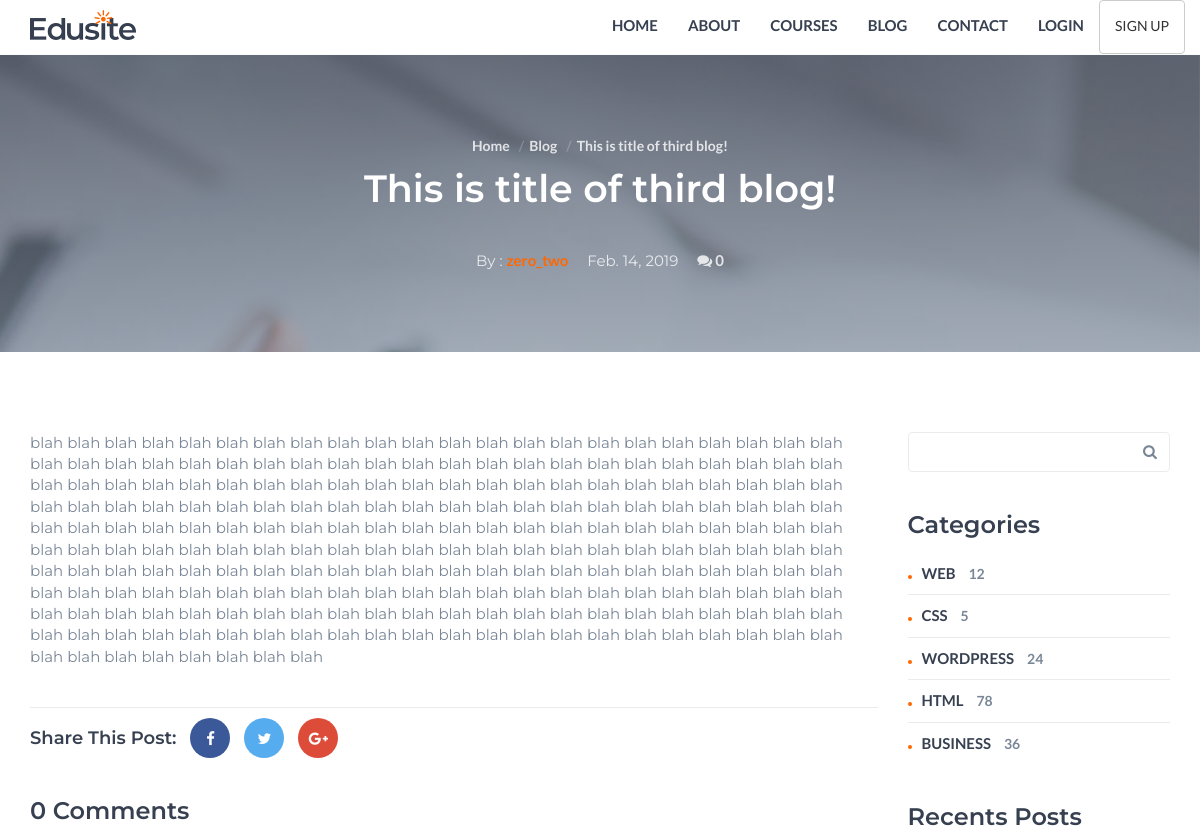
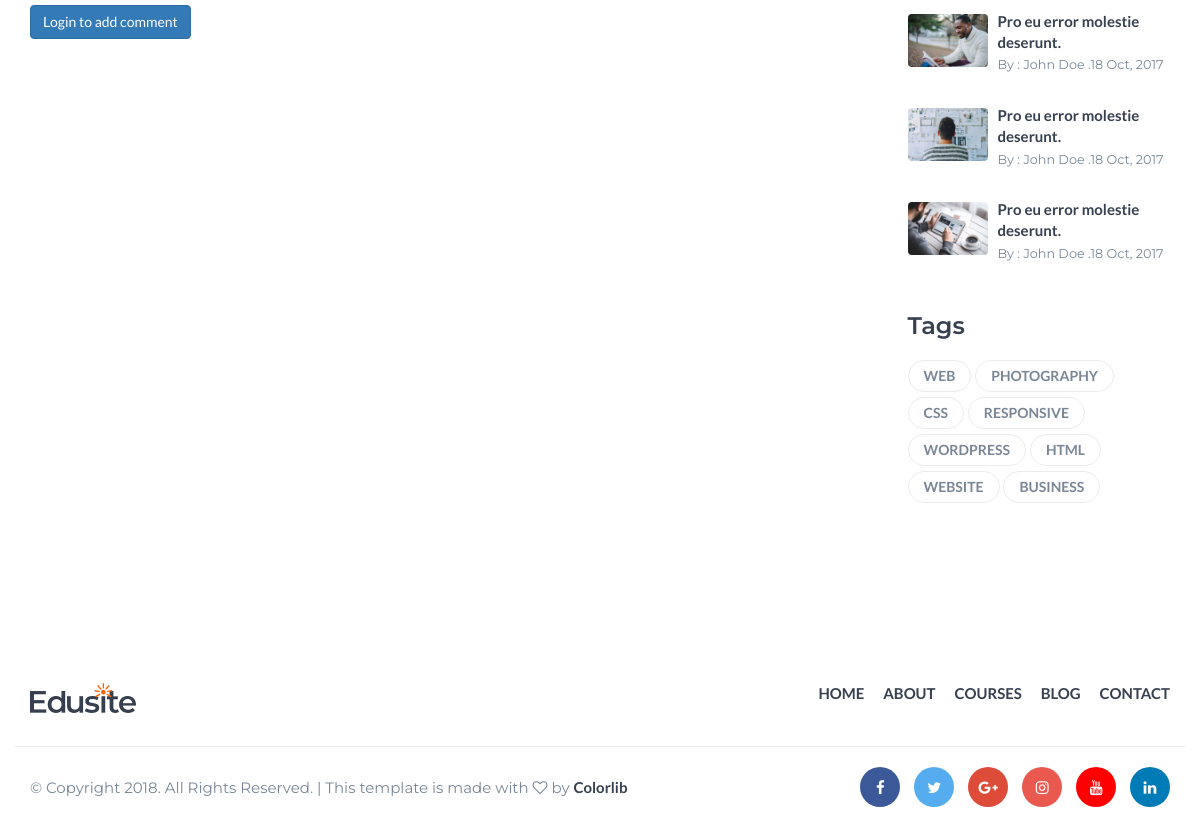
The app's page /blog/4/, older data (2 pictures, top to bottom).
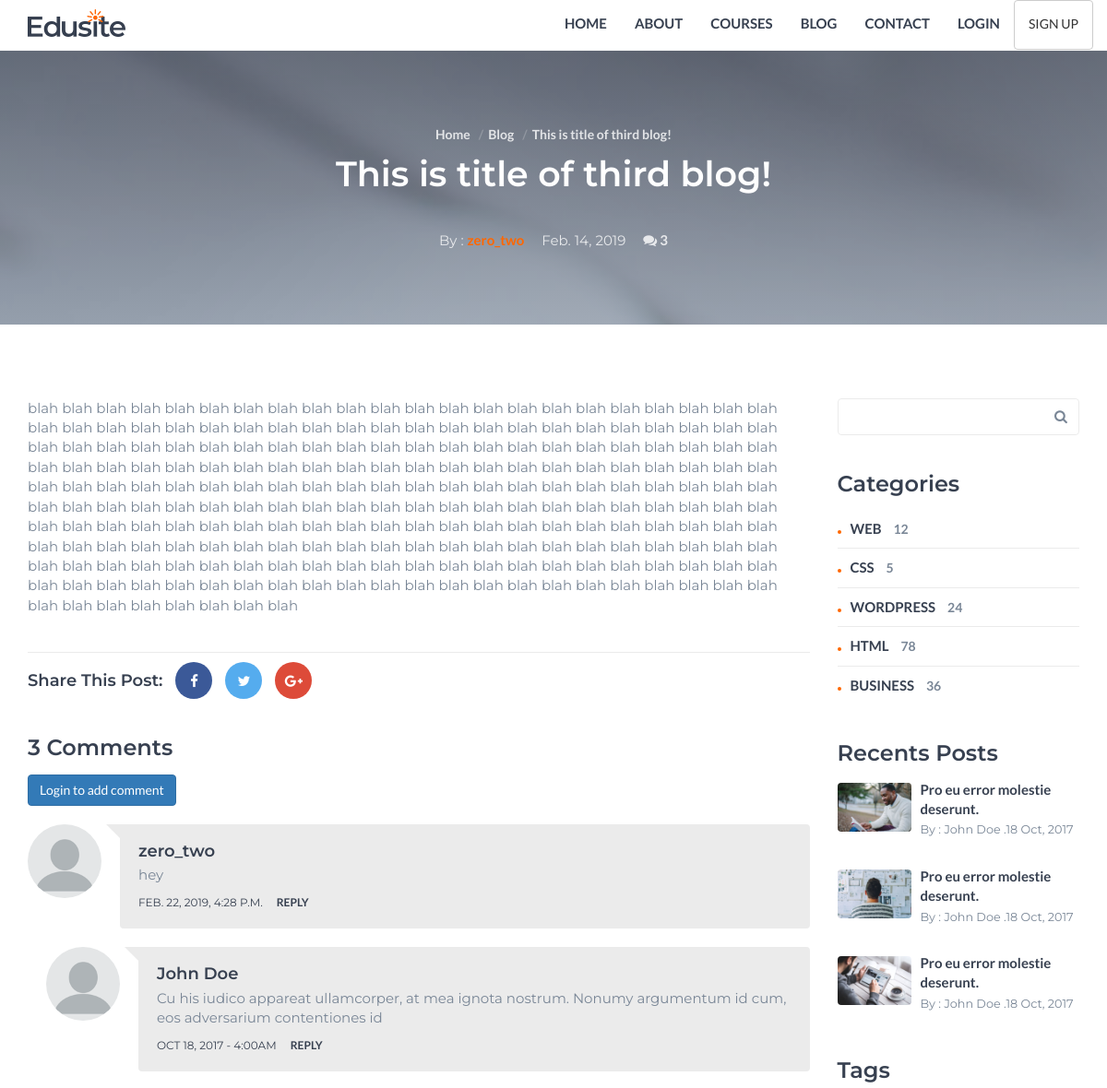
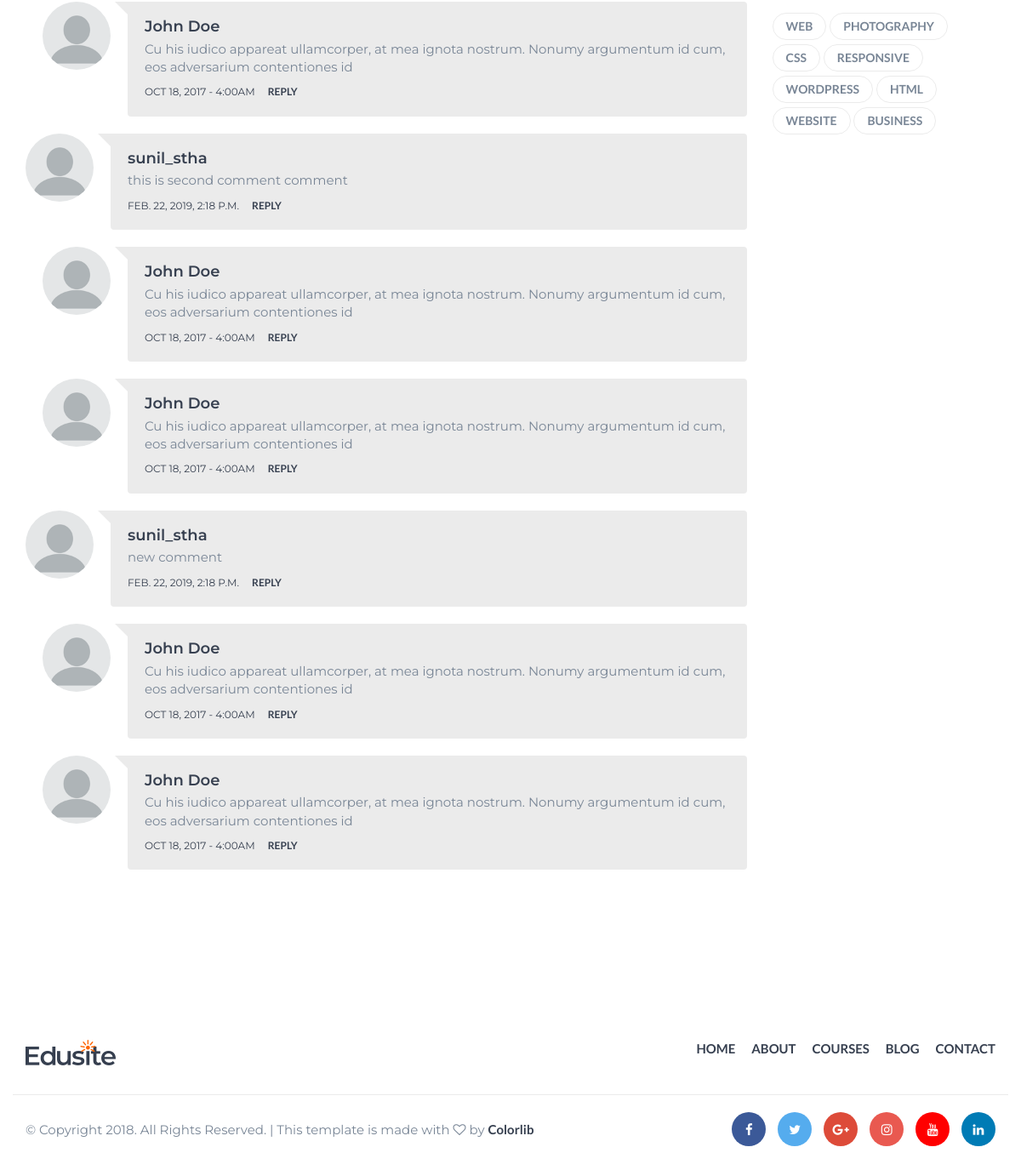
The same page, newer data (2 pictures, top to bottom).
### blog/models.py (models this page shows, shortened)
class Blog(models.Model):
    title = models.CharField(max_length=100)
    description = models.TextField()
    author = models.ForeignKey(BlogAuthor, on_delete=models.SET_NULL, null=True)
    post_date = models.DateField(default=date.today)
    likes = models.IntegerField(default=0)
    class Meta:
        ordering = ['-post_date']

class BlogComment(models.Model):
    description = models.TextField(max_length=1000, help_text="Enter your comment here.")
    author = models.ForeignKey(User, on_delete=models.SET_NULL, null=True)
    post_date = models.DateTimeField(auto_now_add=True)
    blog= models.ForeignKey(Blog, on_delete=models.CASCADE)
    class Meta:
        ordering = ['-post_date']

### blog/views.py (the view)
# urls.py: path('<int:pk>/', views.BlogDetailView.as_view(), name='blog-detail'),
class BlogDetailView(generic.DetailView):
    model = Blog
    context_object_name = 'blog_post'

### blog/models.py (called while the page is built)
    def __str__(self):
        return self.name.username

### blog/templates/blog/blog_detail.html (shortened to what this page needs)
{% extends 'blog/blog_list.html' %}
{% load static %}
{% block heroarea %}
	<div class="hero-area section">
		<div class="bg-image bg-parallax overlay" style="background-image:url({% static 'blog/img/blog-post-background.jpg' %})"></div>
		<div class="container">
			<div class="row">
				<div class="col-md-10 col-md-offset-1 text-center">
					<ul class="hero-area-tree">
						<li><a href="index.html">Home</a></li>
						<li><a href="blog.html">Blog</a></li>
						<li>{{ blog_post.title }}</li>
					</ul>
					<h1 class="white-text">{{ blog_post.title }}</h1>
					<ul class="blog-post-meta">
						<li class="blog-meta-author">By : <a href="#">{{ blog_post.author }}</a></li>
						<li>{{ blog_post.post_date }}</li>
						<li class="blog-meta-comments"><a href="#"><i class="fa fa-comments"></i> {{blog_post.blogcomment_set.count}}</a></li>
					</ul>
				</div>
			</div>
		</div>
	</div>
{% endblock %}
{% block mainblog %}
<div id="main" class="col-md-9">
	<div class="blog-post">
		{{ blog_post.description }}
	</div>
	<div class="blog-share">
		<h4>Share This Post:</h4>
		<a href="#" class="facebook"><i class="fa fa-facebook"></i></a>
		<a href="#" class="twitter"><i class="fa fa-twitter"></i></a>
		<a href="#" class="google-plus"><i class="fa fa-google-plus"></i></a>
	</div>
	<div class="blog-comments">
		<h3>{{ blog_post.blogcomment_set.count }} Comments</h3>
		{% if user.is_authenticated %}
			<a type="button" class="btn btn-primary" href="{% url 'add-comment' pk=blog_post.pk %}">Post Comment</a>
		{% else %}
			<a type="button" class="btn btn-primary" href="{% url 'login' %}">Login to add comment</a>
		{% endif %}
		{% for comment in blog_post.blogcomment_set.all %}
		<div class="media">
			<div class="media-left">
				<img src="{% static 'blog/img/avatar.png' %}" alt="">
			</div>
			<div class="media-body">
				<h4 class="media-heading">{{ comment.author }}</h4>
				<p>{{ comment.description }}</p>
				<div class="date-reply"><span>{{ comment.post_date }}</span><a href="#" class="reply">Reply</a>{% if comment.author == request.user%}<a href="{% url 'delete-comment' comment.id %}" class="comment-delete">Delete</a> {% endif %}</div>
			</div>
			<div class="media">
				<div class="media-left">
					<img src="./img/avatar.png" alt="">
				</div>
				<div class="media-body">
					<h4 class="media-heading">John Doe</h4>
					<p>Cu his iudico appareat ullamcorper, at mea ignota nostrum. Nonumy argumentum id cum, eos adversarium contentiones id</p>
					<div class="date-reply"><span>Oct 18, 2017 - 4:00AM</span><a href="#" class="reply">Reply</a></div>
				</div>
			</div>
			<div class="media">
				<div class="media-left">
					<img src="./img/avatar.png" alt="">
				</div>
				<div class="media-body">
					<h4 class="media-heading">John Doe</h4>
					<p>Cu his iudico appareat ullamcorper, at mea ignota nostrum. Nonumy argumentum id cum, eos adversarium contentiones id</p>
					<div class="date-reply"><span>Oct 18, 2017 - 4:00AM</span><a href="#" class="reply">Reply</a></div>
				</div>
			</div>
		</div>
		{% endfor %}
	</div>
</div>
{% endblock %}

### blog/templates/blog/blog_list.html (shortened to what this page needs)
{% extends 'base.html' %}
{% load static %}
{% block content %}
	{% block heroarea %}{% endblock %}
	{% block blog %}
		<div id="blog" class="section">
			<div class="container">
				<div class="row">
					{% block mainblog %}{% endblock %}
					{% block asideblog %}
						<div id="aside" class="col-md-3">
							<div class="widget search-widget">
								<form>
									<input class="input" type="text" name="search">
									<button><i class="fa fa-search"></i></button>
								</form>
							</div>
							<div class="widget category-widget">
								<h3>Categories</h3>
								<a class="category" href="#">Web <span>12</span></a>
								<a class="category" href="#">Css <span>5</span></a>
								<a class="category" href="#">Wordpress <span>24</span></a>
								<a class="category" href="#">Html <span>78</span></a>
								<a class="category" href="#">Business <span>36</span></a>
							</div>
							<div class="widget posts-widget">
								<h3>Recents Posts</h3>
								<div class="single-post">
									<a class="single-post-img" href="blog-post.html">
										<img src="{% static 'blog/img/post01.jp' %}g" alt="">
									</a>
									<a href="blog-post.html">Pro eu error molestie deserunt.</a>
									<p><small>By : John Doe .18 Oct, 2017</small></p>
								</div>
								<div class="single-post">
									<a class="single-post-img" href="blog-post.html">
										<img src="{% static 'blog/img/post02.jpg' %}" alt="">
									</a>
									<a href="blog-post.html">Pro eu error molestie deserunt.</a>
									<p><small>By : John Doe .18 Oct, 2017</small></p>
								</div>
								<div class="single-post">
									<a class="single-post-img" href="blog-post.html">
										<img src="{% static 'blog/img/post03.jpg' %}" alt="">
									</a>
									<a href="blog-post.html">Pro eu error molestie deserunt.</a>
									<p><small>By : John Doe .18 Oct, 2017</small></p>
								</div>
							</div>
							<div class="widget tags-widget">
								<h3>Tags</h3>
								<a class="tag" href="#">Web</a>
								<a class="tag" href="#">Photography</a>
								<a class="tag" href="#">Css</a>
								<a class="tag" href="#">Responsive</a>
								<a class="tag" href="#">Wordpress</a>
								<a class="tag" href="#">Html</a>
								<a class="tag" href="#">Website</a>
								<a class="tag" href="#">Business</a>
							</div>
						</div>
					{% endblock %}
				</div>
			</div>
		</div>
	{% endblock %}
{% endblock %}

### home/templates/base.html (shortened to what this page needs)
{% load static %}
<!doctype html>
<html lang="en">
  <head>
		<link type="text/css" rel="stylesheet" href="{% static 'home/css/bootstrap.min.css' %}"/>
		<link rel="stylesheet" href="{% static 'home/css/font-awesome.min.css' %}">
		<link type="text/css" rel="stylesheet" href="{% static 'home/css/style.css' %}"/>
  </head>
  <body>
    <header id="header">
        <div class="container">
            <div class="navbar-header">
                <div class="navbar-brand">
                    <a class="logo" href="{% url 'index' %}">
                        <img src="{% static 'home/img/logo.png' %}" alt="logo">
                    </a>
                </div>
            </div>
            <nav id="nav">
                <ul class="main-menu nav navbar-nav navbar-right">
                    <li><a href="{% url 'index' %}">Home</a></li>
                    <li><a href="#">About</a></li>
                    <li><a href="#">Courses</a></li>
                    <li><a href="{% url 'blogs' %}">Blog</a></li>
                    <li><a href="contact.html">Contact</a></li>
                    {% if user.is_authenticated %}
                        <li><a class="btn btn-default" href="{% url 'logout' %}" role="button">Logout</a></li>
                    {% else %}
                        <li><a href="{% url 'login' %}">Login</a></li>
                        <li><a class="btn btn-default" href="{% url 'signup' %}" role="button">Sign Up</a></li>
                    {% endif %}
                </ul>
            </nav>
        </div>
    </header>
    {% block content %}
    {% endblock %}
    <footer id="footer" class="section">
        <div class="container">
            {% block footerrow1 %}
            <div class="row">
                <div class="col-md-6">
                    <div class="footer-logo">
                        <a class="logo" href="{% url 'index' %}">
                            <img src="{% static 'home/img/logo.png' %}" alt="logo">
                        </a>
                    </div>
                </div>
                <div class="col-md-6">
                    <ul class="footer-nav">
                        <li><a href="index.html">Home</a></li>
                        <li><a href="#">About</a></li>
                        <li><a href="#">Courses</a></li>
                        <li><a href="blog.html">Blog</a></li>
                        <li><a href="contact.html">Contact</a></li>
                    </ul>
                </div>
            </div>
            {% endblock %}
            <div id="bottom-footer" class="row">
                <div class="col-md-4 col-md-push-8">
                    <ul class="footer-social">
                        <li><a href="#" class="facebook"><i class="fa fa-facebook"></i></a></li>
                        <li><a href="#" class="twitter"><i class="fa fa-twitter"></i></a></li>
                        <li><a href="#" class="google-plus"><i class="fa fa-google-plus"></i></a></li>
                        <li><a href="#" class="instagram"><i class="fa fa-instagram"></i></a></li>
                        <li><a href="#" class="youtube"><i class="fa fa-youtube"></i></a></li>
                        <li><a href="#" class="linkedin"><i class="fa fa-linkedin"></i></a></li>
                    </ul>
                </div>
                <div class="col-md-8 col-md-pull-4">
                    <div class="footer-copyright">
                        <span>&copy; Copyright 2018. All Rights Reserved. | This template is made with <i class="fa fa-heart-o" aria-hidden="true"></i> by <a href="https://colorlib.com">Colorlib</a></span>
                    </div>
                </div>
            </div>
        </div>
    </footer>
  </body>
</html>

Row changes from the older to the newer data that the page shows:
computed for Blog "This is title of third blog!": blogcomment_set.count "0" → "3"
added BlogComment: author "zero_two", description "hey", post_date "FEB. 22, 2019, 4:28 P.M."
added BlogComment: author "sunil_stha", description "this is second comment comment", post_date "FEB. 22, 2019, 2:18 P.M."
added BlogComment: author "sunil_stha", description "new comment", post_date "FEB. 22, 2019, 2:18 P.M."
